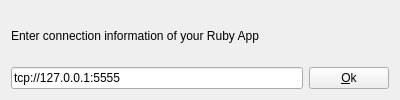
<?xml version="1.0" encoding="UTF-8"?>
<ui version="4.0">
 <class>AskHost</class>
 <widget class="QWidget" name="AskHost">
  <property name="geometry">
   <rect>
    <x>0</x>
    <y>0</y>
    <width>400</width>
    <height>100</height>
   </rect>
  </property>
  <property name="minimumSize">
   <size>
    <width>0</width>
    <height>100</height>
   </size>
  </property>
  <property name="windowTitle">
   <string>Form</string>
  </property>
  <layout class="QVBoxLayout" name="verticalLayout_2">
   <item>
    <layout class="QVBoxLayout" name="verticalLayout">
     <item>
      <widget class="QLabel" name="hostInfo">
       <property name="text">
        <string>Enter connection information of your Ruby App</string>
       </property>
      </widget>
     </item>
     <item>
      <layout class="QHBoxLayout" name="horizontalLayout">
       <item>
        <widget class="QLineEdit" name="hostName">
         <property name="text">
          <string>tcp://127.0.0.1:5555</string>
         </property>
        </widget>
       </item>
       <item>
        <widget class="QPushButton" name="hostSelectedButton">
         <property name="text">
          <string>&amp;Ok</string>
         </property>
        </widget>
       </item>
      </layout>
     </item>
    </layout>
   </item>
  </layout>
 </widget>
 <resources/>
 <connections/>
 <slots>
  <slot>hostSelected()</slot>
 </slots>
</ui>
